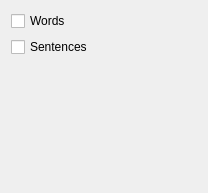
<?xml version="1.0" encoding="UTF-8"?>
<ui version="4.0">
 <class>QuickPopupMenu</class>
 <widget class="QWidget" name="QuickPopupMenu">
  <property name="geometry">
   <rect>
    <x>0</x>
    <y>0</y>
    <width>208</width>
    <height>193</height>
   </rect>
  </property>
  <property name="windowTitle">
   <string>Form</string>
  </property>
  <layout class="QGridLayout" name="gridLayout">
   <item row="0" column="0">
    <widget class="QCheckBox" name="checkBox">
     <property name="text">
      <string>Words</string>
     </property>
    </widget>
   </item>
   <item row="2" column="0">
    <spacer name="verticalSpacer">
     <property name="orientation">
      <enum>Qt::Vertical</enum>
     </property>
     <property name="sizeHint" stdset="0">
      <size>
       <width>20</width>
       <height>40</height>
      </size>
     </property>
    </spacer>
   </item>
   <item row="1" column="0">
    <widget class="QCheckBox" name="checkBox_2">
     <property name="text">
      <string>Sentences</string>
     </property>
    </widget>
   </item>
  </layout>
 </widget>
 <resources/>
 <connections/>
</ui>
